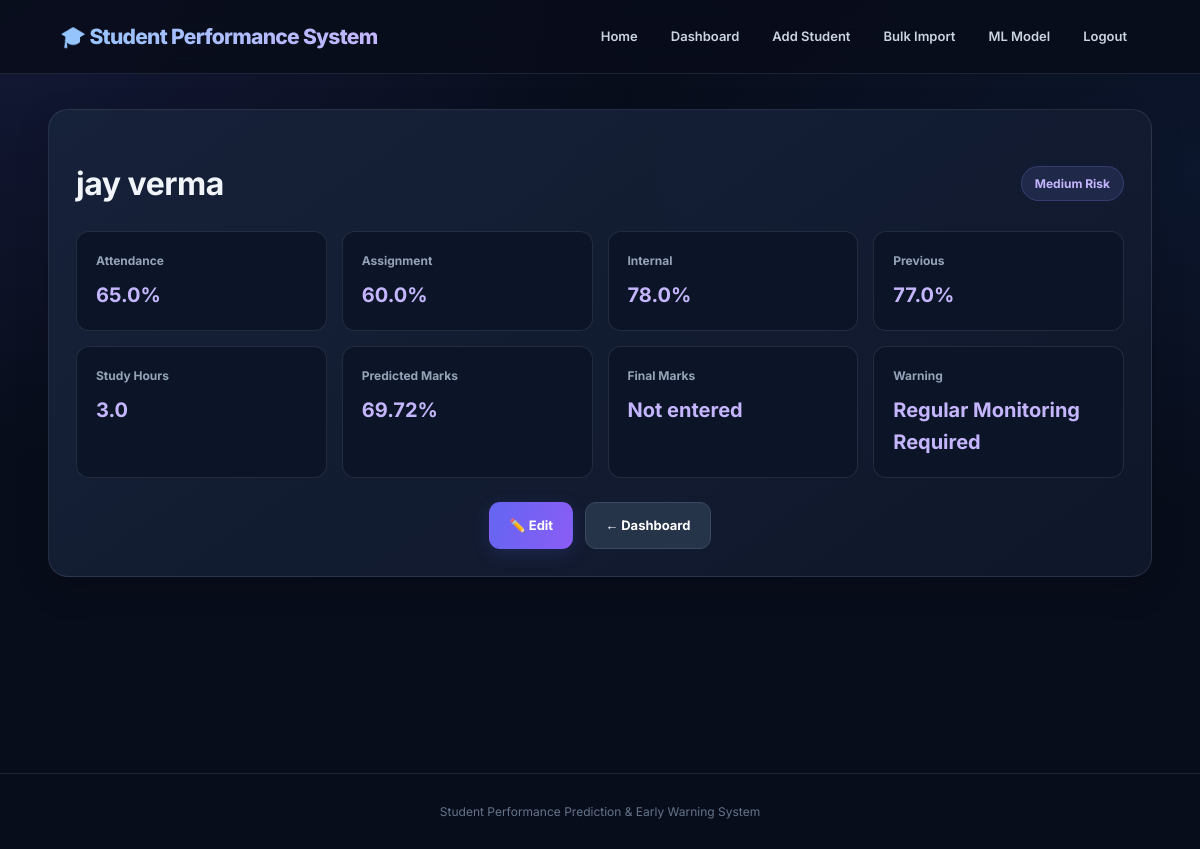
Screenshot of /students/15 (signed in) with the database file from the repository.
### database.py (models this page shows)
class Student(db.Model):
    id = db.Column(db.Integer, primary_key=True)
    user_id = db.Column(
        db.Integer,
        db.ForeignKey("user.id"),
        nullable=True,
        index=True
    )
    owner = db.relationship(
        "User",
        back_populates="students"
    )
    name = db.Column(db.String(100), nullable=False)
    attendance = db.Column(db.Float, nullable=False)
    assignment = db.Column(db.Float, nullable=False)
    internal_marks = db.Column(db.Float, nullable=False)
    previous_marks = db.Column(db.Float, nullable=False)
    study_hours = db.Column(db.Float, nullable=False)
    final_marks = db.Column(db.Float, nullable=True)
    predicted_marks = db.Column(db.Float, nullable=True)
    def score(self):
        return (
            self.final_marks
            if self.final_marks is not None
            else self.predicted_marks
        )
    def risk(self):
        score = self.score()
        if score is None:
            return "Unknown"
        if score < 50:
            return "High Risk"
        if score < 70:
            return "Medium Risk"
        return "Low Risk"

### app.py (the view)
@app.route("/students/<int:student_id>")
@logged_in_required
def student_detail(student_id):
    student = get_owned_student(student_id)
    return render_template("student_detail.html", student=student)

### app.py (called while the page is built)
def warning_for(score):
    if score is None:
        return "No prediction available"
    if score < 50:
        return "Immediate Support Required"
    if score < 70:
        return "Regular Monitoring Required"
    return "Performing Well"

def logged_in_required(view):
    @wraps(view)
    def wrapped(*args, **kwargs):
        if "user_id" not in session:
            return redirect(url_for("login", next=request.path))
        return view(*args, **kwargs)
    return wrapped

def get_owned_student(student_id):
    return Student.query.filter_by(
        id=student_id,
        user_id=session["user_id"]
    ).first_or_404()

@app.context_processor
def inject_helpers():
    return {
        "risk_for": risk_for,
        "warning_for": warning_for
    }

### templates/student_detail.html
{% extends 'base.html' %}{% block title %}Student Details{% endblock %}
{% block content %}
<div class="card"><div class="detail-head"><h1>{{ student.name }}</h1><span class="badge">{{ student.risk() }}</span></div>
<div class="detail-grid">
<div><b>Attendance</b><span>{{ student.attendance }}%</span></div><div><b>Assignment</b><span>{{ student.assignment }}%</span></div><div><b>Internal</b><span>{{ student.internal_marks }}%</span></div><div><b>Previous</b><span>{{ student.previous_marks }}%</span></div><div><b>Study Hours</b><span>{{ student.study_hours }}</span></div><div><b>Predicted Marks</b><span>{{ student.predicted_marks }}%</span></div><div><b>Final Marks</b><span>{{ student.final_marks if student.final_marks is not none else 'Not entered' }}</span></div><div><b>Warning</b><span>{{ warning_for(student.score()) }}</span></div>
</div><div class="actions"><a class="button" href="{{ url_for('edit_student', student_id=student.id) }}">✏️ Edit</a><a class="button secondary" href="{{ url_for('dashboard') }}">← Dashboard</a></div></div>
{% endblock %}

### static/style.css (style rules this page uses)
:root { --bg: #080d1b; --surface: #111a2e; --surface-light: #17233b; --primary: #818cf8; --blue: #60a5fa; --purple: #a78bfa; --text: #f1f5f9; --muted: #94a3b8; --border: rgba(148, 163, 184, 0.16); --green: #34d399; --red: #fb7185; --orange: #fbbf24; }
* { box-sizing: border-box; }
html { scroll-behavior: smooth; }
body { margin: 0; font-family: 'Inter', Arial, sans-serif; background: radial-gradient(ellipse at 0% 0%, rgba(99,102,241,.13), transparent 38%), radial-gradient(ellipse at 100% 20%, rgba(59,130,246,.08), transparent 35%), var(--bg); color: var(--text); min-height: 100vh; line-height: 1.6; }
a { transition: all .25s ease; }
h1, h2, h3, h4 { color: var(--text); letter-spacing: -0.5px; }
.card, .auth-card { background: linear-gradient(145deg, rgba(23,35,59,.96), rgba(15,23,42,.98)); padding: 27px; border-radius: 20px; border: 1px solid var(--border); box-shadow: 0 12px 35px rgba(0,0,0,.16); margin-bottom: 25px; transition: border-color .25s ease, transform .25s ease; }
button, .button { display: inline-flex; align-items: center; justify-content: center; gap: 8px; border: 1px solid transparent; background: linear-gradient(110deg, #6366f1, #8b5cf6); color: white; padding: 12px 19px; border-radius: 11px; text-decoration: none; font-family: inherit; font-size: 13px; font-weight: 700; cursor: pointer; box-shadow: 0 5px 18px rgba(99,102,241,.17); transition: transform .2s, box-shadow .2s, filter .2s; }
.secondary { background: #263449; box-shadow: none; border-color: #3b4a62; }
.actions { display: flex; justify-content: center; flex-wrap: wrap; gap: 12px; margin-top: 24px; }
.detail-head { display: flex; justify-content: space-between; align-items: center; flex-wrap: wrap; gap: 15px; }
.badge { display: inline-block; padding: 7px 13px; border-radius: 25px; background: rgba(129,140,248,.13); color: #c4b5fd; border: 1px solid rgba(129,140,248,.2); font-size: 12px; font-weight: 700; }
.detail-grid { display: grid; grid-template-columns: repeat(4, 1fr); gap: 15px; }
.detail-grid div { background: #0c1527; padding: 19px; border-radius: 13px; border: 1px solid var(--border); }
.detail-grid b, .detail-grid span { display: block; }
.detail-grid b { font-size: 12px; color: var(--muted); }
.detail-grid span { margin-top: 9px; font-size: 20px; font-weight: 700; color: #c4b5fd; }

### rows the page displays
Student: name "jay verma", risk "Medium Risk", attendance "65.0", assignment "60.0", internal_marks "78.0", previous_marks "77.0", study_hours "3.0", predicted_marks "69.72", final_marks "Not entered", final_marks+predicted_marks "Regular Monitoring Required"
